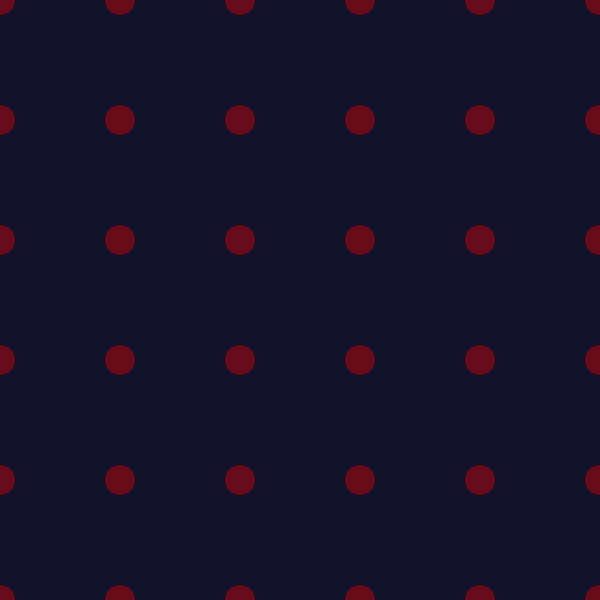
Frame 1 (no input)
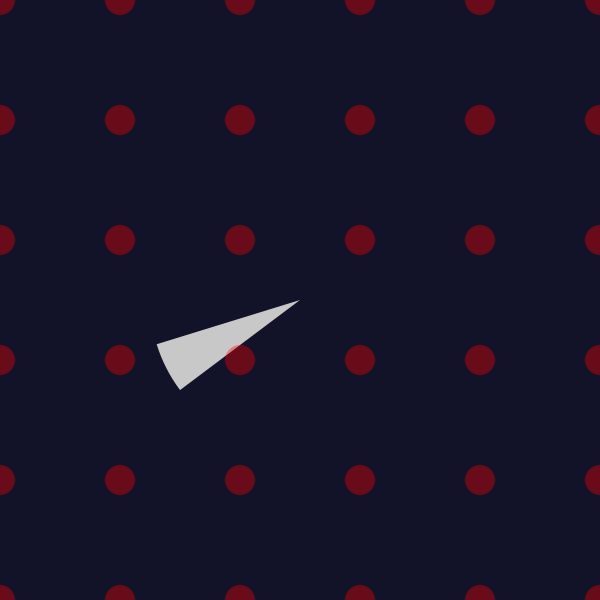
Frame 60 (the mouse pressed at the canvas centre just before this capture)
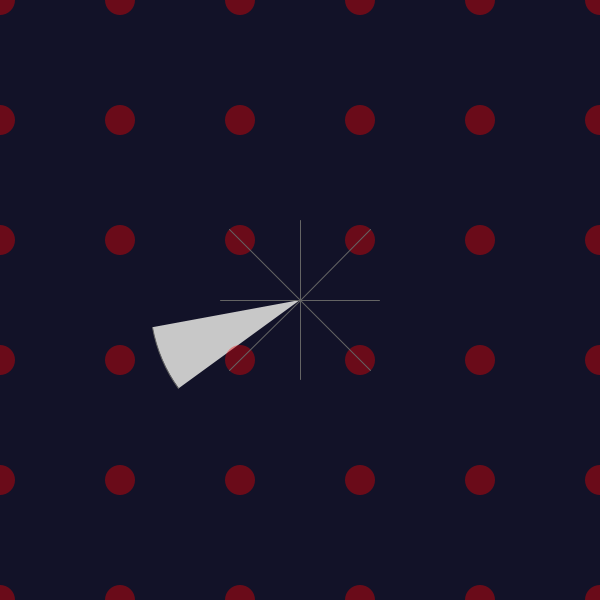
Frame 120 (the mouse held since frame 60 and released just before this capture)

The Processing sketch that drew these frames (run headless with seeded random() and noise(); from frame 60 on, the mouse is pressed at the canvas centre):

// Processing sketch: processing_74581
// ── processing_74581.pde

//homework 8
//Sharon Rubin
//srrubin@andrew.cmu.edu
//copyright © Sharon Rubin October 2012 Pittsburgh PA 15213 All Rights Reserved

float xtime = 0.0;
float ytime = 100.0;
float increment = 0.01;


void setup() {
  size (600, 600);
  stroke(255);
  smooth();
}

void draw() {
  background(18, 18, 40);
  noiseArc();
  keyPressed();
  drawEllipses();
  drawLine();
}

void drawEllipses() {
  fill(255, 0, 0, 95);
  noStroke();
  int x = 0;
  int y = 0;
  while ((x < width+100)) {
    ellipse(x, y, width/20, height/20);
    ellipse(x, height/5, width/20, height/20);
    ellipse(x, 2*(height/5), width/20, height/20);
    ellipse(x, 3*(height/5), width/20, height/20);
    ellipse(x, 4*(height/5), width/20, height/20);
    ellipse(x, height, width/20, height/20);
   x+=width/5;
 } 
  
}

void noiseArc() {
  float x = noise(xtime)*2*PI;
  float y = noise(ytime)*2*PI;
  xtime += 0.01;
  ytime += 0.01;
  fill(200);
  arc(width/2, height/2, width/2, height/2, x, y);
}

void drawLine() {
  if (mousePressed == true) {
    stroke(100);
    float length = noise(xtime)*200;
    float length2 = noise(ytime)*150;
    line(width/2, height/2, width/2, (height/2)+length);
    line(width/2, height/2, width/2, (height/2)-length);
    line(width/2, height/2, width/2+length, height/2);
    line(width/2, height/2, width/2-length, height/2);
    line(width/2, height/2, width/2+length2 , height/2+length2);
    line(width/2, height/2, width/2-length2 , height/2+length2);
    line(width/2, height/2, width/2-length2 , height/2-length2);
    line(width/2, height/2, width/2+length2 , height/2-length2);
    }  
}

void keyPressed() {
  if (key == ' ') {
    fill(147, 180, 2, 95);
    noStroke();
    int x = 0;
    int y = 0;
    rectMode(CENTER);
    float wd = noise(xtime)*200;
    float ht = noise(ytime)*200;
    while ((x < width+100)) {
      rect(x, y, wd, ht);
      rect(x, height/5, wd, ht);
      rect(x, 2*(height/5), wd, ht);
      rect(x, 3*(height/5), wd, ht);
      rect(x, 4*(height/5), wd, ht);
      rect(x, height, wd, ht);
      x+=width/5;
    }
  }
}
